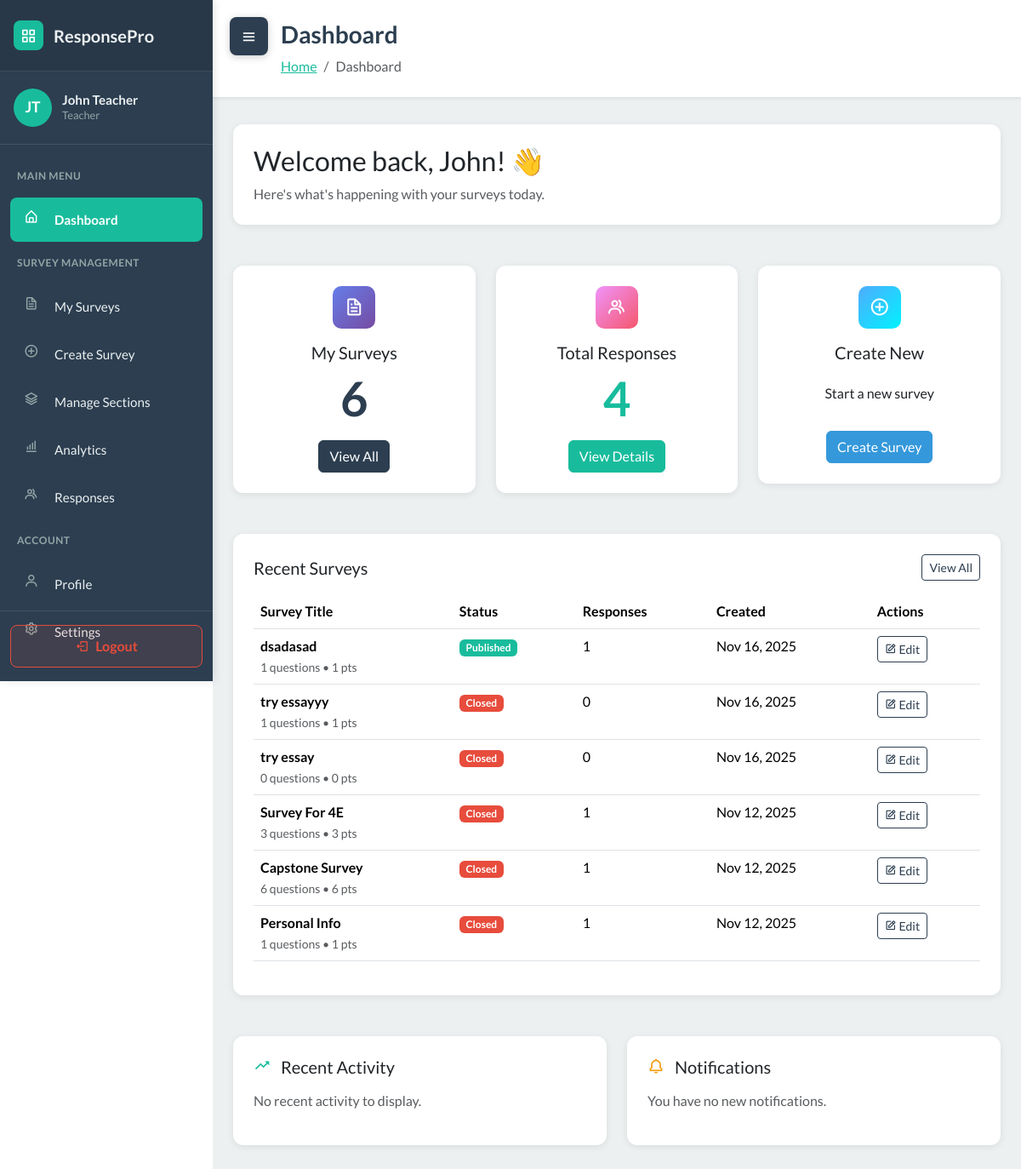
The app's page /dashboard/ (signed in), older data.
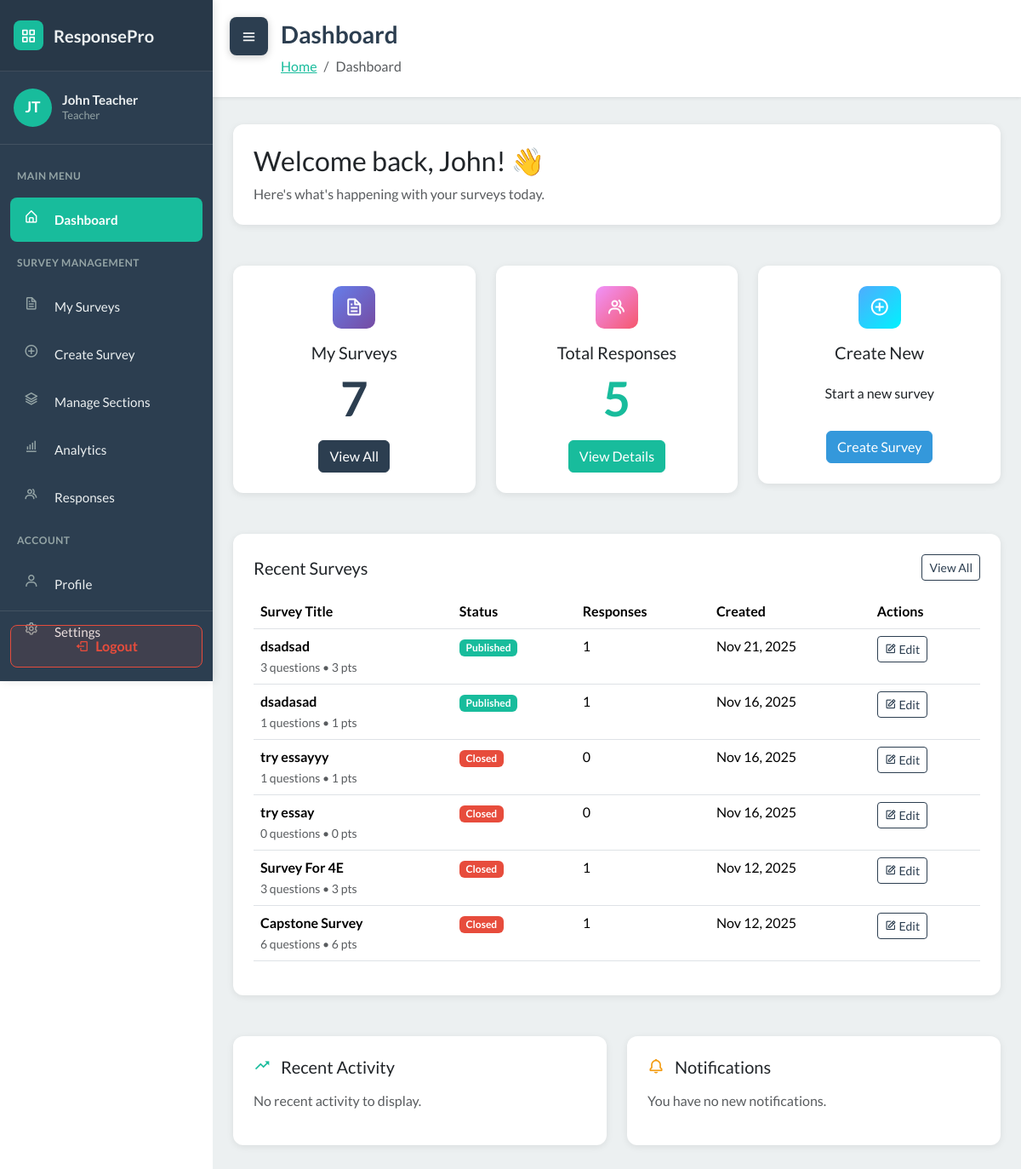
The same page, newer data.
### WebSurvey/models.py (models this page shows, shortened)
class Survey(models.Model):
    STATUS_CHOICES = [
        ('draft', 'Draft'),
        ('published', 'Published'),
        ('closed', 'Closed'),
    ]
    title = models.CharField(max_length=255)
    description = models.TextField(blank=True)
    teacher = models.ForeignKey(User, on_delete=models.CASCADE, related_name='surveys')
    sections = models.ManyToManyField(Section, blank=True, related_name='surveys')
    status = models.CharField(max_length=20, choices=STATUS_CHOICES, default='draft')
    total_points = models.IntegerField(default=0)
    time_limit = models.IntegerField(null=True, blank=True, help_text="Time limit in minutes")
    due_date = models.DateTimeField(null=True, blank=True)
    created_at = models.DateTimeField(auto_now_add=True)
    updated_at = models.DateTimeField(auto_now=True)
    class Meta:
        ordering = ['-created_at']

### WebSurvey/views.py (the view)
# urls.py: path('dashboard/', views.dashboardPage, name='dashboard'),
@login_required
def dashboardPage(request):
    auto_close_due_surveys()
    user = request.user
    context = {
        'user': user,
        'role': user.role
    }
    if user.role == 'teacher':
        teacher_surveys = user.surveys.all().prefetch_related('questions', 'responses')
        context.update({
            'teacher_survey_count': teacher_surveys.count(),
            'teacher_response_count': StudentResponse.objects.filter(survey__teacher=user).count(),
            'teacher_surveys': teacher_surveys[:6]
        })
    else:
        context.update(_get_student_survey_data(user))
    return render(request, 'dashboard.html', context)

### WebSurvey/services.py (called while the page is built)
def auto_close_due_surveys():
    now = timezone.now()
    overdue_ids = []
    for survey in Survey.objects.filter(status='published', due_date__isnull=False):
        due = survey.due_date
        if due is None:
            continue
        if timezone.is_naive(due):
            due = timezone.make_aware(due, timezone.get_current_timezone())
        if due <= now:
            overdue_ids.append(survey.id)
    if overdue_ids:
        Survey.objects.filter(id__in=overdue_ids).update(status='closed')
    return now

### WebSurvey/templates/dashboard.html (shortened to what the changed rows need)
<!DOCTYPE html>
{% load static %}
<html data-bs-theme="light" lang="en">
<head>
    <link rel="stylesheet" href="https://cdn.jsdelivr.net/npm/bootswatch@5.3.6/dist/flatly/bootstrap.min.css">
    <link rel="stylesheet" href="https://cdn.jsdelivr.net/npm/boxicons@latest/css/boxicons.min.css">
    <link rel="stylesheet" href="https://cdnjs.cloudflare.com/ajax/libs/font-awesome/4.7.0/css/font-awesome.min.css">
    <link rel="stylesheet" href="{% static 'css/dashboard-sidebar.css' %}">
    <link rel="stylesheet" href="{% static 'css/bss-overrides.css' %}">
</head>
<body>
    <main class="dashboard-content" id="mainContent">
        {% block content %}
        <div class="content-header">
            <h1>Dashboard</h1>
        </div>
        <div class="container-fluid px-4 pb-5">
            {% if user.role == 'teacher' %}
            <div class="row">
                <div class="col-md-4 mb-4">
                    <div class="dashboard-card text-center">
                        <div class="card-icon mx-auto" style="background: linear-gradient(135deg, #667eea 0%, #764ba2 100%); color: white;">
                            <i class="bx bx-file"></i>
                        </div>
                        <h5 class="card-title mb-2">My Surveys</h5>
                        <p class="display-4 mb-3 fw-bold text-primary">{{ teacher_survey_count|default:0 }}</p>
                        <a href="{% url 'survey_list' %}" class="btn btn-primary">View All</a>
                    </div>
                </div>
                <div class="col-md-4 mb-4">
                    <div class="dashboard-card text-center">
                        <div class="card-icon mx-auto" style="background: linear-gradient(135deg, #f093fb 0%, #f5576c 100%); color: white;">
                            <i class="bx bx-group"></i>
                        </div>
                        <h5 class="card-title mb-2">Total Responses</h5>
                        <p class="display-4 mb-3 fw-bold text-success">{{ teacher_response_count|default:0 }}</p>
                        <a href="{% url 'response_management' %}" class="btn btn-success">View Details</a>
                    </div>
                </div>
                <div class="col-md-4 mb-4">
                    <div class="dashboard-card text-center">
                        <div class="card-icon mx-auto" style="background: linear-gradient(135deg, #4facfe 0%, #00f2fe 100%); color: white;">
                            <i class="bx bx-plus-circle"></i>
                        </div>
                        <h5 class="card-title mb-2">Create New</h5>
                        <p class="mb-3" style="height: 3.5rem; display: flex; align-items: center; justify-content: center;">Start a new survey</p>
                        <a href="{% url 'survey_create' %}" class="btn btn-info">Create Survey</a>
                    </div>
                </div>
            </div>
            <div class="row">
                <div class="col-12">
                    <div class="dashboard-card">
                        <div class="d-flex justify-content-between align-items-center mb-3">
                            <h5 class="mb-0">Recent Surveys</h5>
                            <a href="{% url 'survey_list' %}" class="btn btn-sm btn-outline-primary">View All</a>
                        </div>
                        <div class="table-responsive">
                            <table class="table table-hover">
                                <thead>
                                    <tr>
                                        <th>Survey Title</th>
                                        <th>Status</th>
                                        <th>Responses</th>
                                        <th>Created</th>
                                        <th>Actions</th>
                                    </tr>
                                </thead>
                                <tbody>
                                    {% if teacher_surveys %}
                                        {% for survey in teacher_surveys %}
                                        <tr>
                                            <td>
                                                <strong>{{ survey.title }}</strong>
                                                <br>
                                                <small class="text-muted">{{ survey.questions.count }} questions • {{ survey.total_points }} pts</small>
                                            </td>
                                            <td>
                                                <span class="badge
                                                    {% if survey.status == 'published' %}bg-success
                                                    {% elif survey.status == 'draft' %}bg-secondary
                                                    {% else %}bg-danger{% endif %}">
                                                    {{ survey.get_status_display }}
                                                </span>
                                            </td>
                                            <td>{{ survey.responses.count }}</td>
                                            <td>{{ survey.created_at|date:"M d, Y" }}</td>
                                            <td>
                                                <a href="{% url 'survey_edit' survey.id %}" class="btn btn-sm btn-outline-primary">
                                                    <i class="bx bx-edit"></i> Edit
                                                </a>
                                            </td>
                                        </tr>
                                        {% endfor %}
                                    {% endif %}
                                </tbody>
                            </table>
                        </div>
                    </div>
                </div>
            </div>
            {% endif %}
        </div>
        {% endblock %}
    </main>
</body>
</html>

Row changes from the older to the newer data that the page shows:
no longer on this page (row unchanged): Survey: title "Personal Info", questions.count "1", total_points "1", status "Closed", responses.count "1", created_at "Nov 12, 2025"
added Survey: title "dsadsad", questions.count "3", total_points "3", status "Published", responses.count "1", created_at "Nov 21, 2025"
Text that changed along with them:
{{ teacher_survey_count|default:0 }}: "6" → "7"
{{ teacher_response_count|default:0 }}: "4" → "5"
